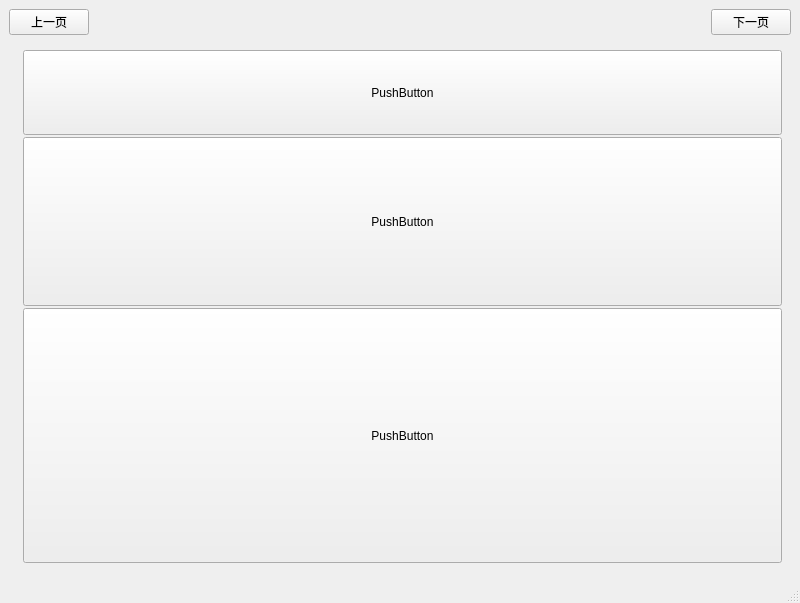
<?xml version="1.0" encoding="UTF-8"?>
<ui version="4.0">
 <class>MainWindow</class>
 <widget class="QMainWindow" name="MainWindow">
  <property name="geometry">
   <rect>
    <x>0</x>
    <y>0</y>
    <width>800</width>
    <height>603</height>
   </rect>
  </property>
  <property name="windowTitle">
   <string>MainWindow</string>
  </property>
  <widget class="QWidget" name="centralwidget">
   <layout class="QVBoxLayout" name="verticalLayout_4">
    <item>
     <layout class="QHBoxLayout" name="horizontalLayout_4">
      <item>
       <widget class="QPushButton" name="pushButton_11">
        <property name="text">
         <string>上一页</string>
        </property>
       </widget>
      </item>
      <item>
       <spacer name="horizontalSpacer">
        <property name="orientation">
         <enum>Qt::Horizontal</enum>
        </property>
        <property name="sizeHint" stdset="0">
         <size>
          <width>40</width>
          <height>20</height>
         </size>
        </property>
       </spacer>
      </item>
      <item>
       <widget class="QPushButton" name="pushButton_12">
        <property name="text">
         <string>下一页</string>
        </property>
       </widget>
      </item>
     </layout>
    </item>
    <item>
     <widget class="QStackedWidget" name="stackedWidget">
      <property name="currentIndex">
       <number>0</number>
      </property>
      <widget class="QWidget" name="page">
       <layout class="QVBoxLayout" name="verticalLayout_2">
        <item>
         <layout class="QVBoxLayout" name="verticalLayout" stretch="1,2,3">
          <property name="spacing">
           <number>2</number>
          </property>
          <property name="leftMargin">
           <number>5</number>
          </property>
          <item>
           <widget class="QPushButton" name="pushButton_4">
            <property name="sizePolicy">
             <sizepolicy hsizetype="Expanding" vsizetype="Expanding">
              <horstretch>0</horstretch>
              <verstretch>0</verstretch>
             </sizepolicy>
            </property>
            <property name="text">
             <string>PushButton</string>
            </property>
           </widget>
          </item>
          <item>
           <widget class="QPushButton" name="pushButton_5">
            <property name="sizePolicy">
             <sizepolicy hsizetype="Expanding" vsizetype="Expanding">
              <horstretch>0</horstretch>
              <verstretch>0</verstretch>
             </sizepolicy>
            </property>
            <property name="text">
             <string>PushButton</string>
            </property>
           </widget>
          </item>
          <item>
           <widget class="QPushButton" name="pushButton_6">
            <property name="sizePolicy">
             <sizepolicy hsizetype="Expanding" vsizetype="Expanding">
              <horstretch>0</horstretch>
              <verstretch>0</verstretch>
             </sizepolicy>
            </property>
            <property name="text">
             <string>PushButton</string>
            </property>
           </widget>
          </item>
         </layout>
        </item>
       </layout>
      </widget>
      <widget class="QWidget" name="page_2">
       <layout class="QHBoxLayout" name="horizontalLayout_2">
        <item>
         <layout class="QHBoxLayout" name="horizontalLayout">
          <item>
           <widget class="QPushButton" name="pushButton">
            <property name="sizePolicy">
             <sizepolicy hsizetype="Expanding" vsizetype="Expanding">
              <horstretch>0</horstretch>
              <verstretch>0</verstretch>
             </sizepolicy>
            </property>
            <property name="text">
             <string>PushButton</string>
            </property>
           </widget>
          </item>
          <item>
           <widget class="QPushButton" name="pushButton_2">
            <property name="sizePolicy">
             <sizepolicy hsizetype="Expanding" vsizetype="Expanding">
              <horstretch>0</horstretch>
              <verstretch>0</verstretch>
             </sizepolicy>
            </property>
            <property name="text">
             <string>PushButton</string>
            </property>
           </widget>
          </item>
          <item>
           <widget class="QPushButton" name="pushButton_3">
            <property name="sizePolicy">
             <sizepolicy hsizetype="Expanding" vsizetype="Expanding">
              <horstretch>0</horstretch>
              <verstretch>0</verstretch>
             </sizepolicy>
            </property>
            <property name="text">
             <string>PushButton</string>
            </property>
           </widget>
          </item>
         </layout>
        </item>
       </layout>
      </widget>
      <widget class="QWidget" name="page_3">
       <layout class="QHBoxLayout" name="horizontalLayout_3">
        <item>
         <layout class="QFormLayout" name="formLayout">
          <property name="fieldGrowthPolicy">
           <enum>QFormLayout::ExpandingFieldsGrow</enum>
          </property>
          <item row="0" column="0">
           <widget class="QLabel" name="label">
            <property name="sizePolicy">
             <sizepolicy hsizetype="Expanding" vsizetype="Expanding">
              <horstretch>0</horstretch>
              <verstretch>0</verstretch>
             </sizepolicy>
            </property>
            <property name="font">
             <font>
              <pointsize>16</pointsize>
             </font>
            </property>
            <property name="text">
             <string>TextLabel</string>
            </property>
           </widget>
          </item>
          <item row="0" column="1">
           <widget class="QLineEdit" name="lineEdit">
            <property name="sizePolicy">
             <sizepolicy hsizetype="Expanding" vsizetype="Expanding">
              <horstretch>0</horstretch>
              <verstretch>0</verstretch>
             </sizepolicy>
            </property>
           </widget>
          </item>
          <item row="1" column="1">
           <widget class="QLineEdit" name="lineEdit_2">
            <property name="sizePolicy">
             <sizepolicy hsizetype="Expanding" vsizetype="Expanding">
              <horstretch>0</horstretch>
              <verstretch>0</verstretch>
             </sizepolicy>
            </property>
           </widget>
          </item>
          <item row="1" column="0">
           <widget class="QLabel" name="label_2">
            <property name="sizePolicy">
             <sizepolicy hsizetype="Expanding" vsizetype="Expanding">
              <horstretch>0</horstretch>
              <verstretch>0</verstretch>
             </sizepolicy>
            </property>
            <property name="font">
             <font>
              <pointsize>16</pointsize>
             </font>
            </property>
            <property name="text">
             <string>TextLabel</string>
            </property>
           </widget>
          </item>
         </layout>
        </item>
       </layout>
      </widget>
      <widget class="QWidget" name="page_4">
       <layout class="QVBoxLayout" name="verticalLayout_3">
        <item>
         <layout class="QGridLayout" name="gridLayout" rowstretch="1,3" columnstretch="3,1">
          <item row="1" column="1">
           <widget class="QPushButton" name="pushButton_10">
            <property name="sizePolicy">
             <sizepolicy hsizetype="Expanding" vsizetype="Expanding">
              <horstretch>0</horstretch>
              <verstretch>0</verstretch>
             </sizepolicy>
            </property>
            <property name="text">
             <string>PushButton</string>
            </property>
           </widget>
          </item>
          <item row="1" column="0">
           <widget class="QPushButton" name="pushButton_9">
            <property name="sizePolicy">
             <sizepolicy hsizetype="Expanding" vsizetype="Expanding">
              <horstretch>0</horstretch>
              <verstretch>0</verstretch>
             </sizepolicy>
            </property>
            <property name="text">
             <string>PushButton</string>
            </property>
           </widget>
          </item>
          <item row="0" column="1">
           <widget class="QPushButton" name="pushButton_8">
            <property name="sizePolicy">
             <sizepolicy hsizetype="Expanding" vsizetype="Expanding">
              <horstretch>0</horstretch>
              <verstretch>0</verstretch>
             </sizepolicy>
            </property>
            <property name="text">
             <string>PushButton</string>
            </property>
           </widget>
          </item>
          <item row="0" column="0">
           <widget class="QPushButton" name="pushButton_7">
            <property name="sizePolicy">
             <sizepolicy hsizetype="Expanding" vsizetype="Expanding">
              <horstretch>0</horstretch>
              <verstretch>0</verstretch>
             </sizepolicy>
            </property>
            <property name="text">
             <string>PushButton</string>
            </property>
           </widget>
          </item>
         </layout>
        </item>
       </layout>
      </widget>
      <widget class="QWidget" name="page_5">
       <layout class="QHBoxLayout" name="horizontalLayout_5">
        <item>
         <widget class="QSplitter" name="splitter">
          <property name="orientation">
           <enum>Qt::Horizontal</enum>
          </property>
          <widget class="QPushButton" name="pushButton_13">
           <property name="sizePolicy">
            <sizepolicy hsizetype="Expanding" vsizetype="Expanding">
             <horstretch>0</horstretch>
             <verstretch>0</verstretch>
            </sizepolicy>
           </property>
           <property name="text">
            <string>PushButton</string>
           </property>
          </widget>
          <widget class="QPushButton" name="pushButton_14">
           <property name="sizePolicy">
            <sizepolicy hsizetype="Expanding" vsizetype="Expanding">
             <horstretch>0</horstretch>
             <verstretch>0</verstretch>
            </sizepolicy>
           </property>
           <property name="text">
            <string>PushButton</string>
           </property>
          </widget>
         </widget>
        </item>
       </layout>
      </widget>
     </widget>
    </item>
   </layout>
  </widget>
  <widget class="QMenuBar" name="menubar">
   <property name="geometry">
    <rect>
     <x>0</x>
     <y>0</y>
     <width>800</width>
     <height>22</height>
    </rect>
   </property>
  </widget>
  <widget class="QStatusBar" name="statusbar"/>
 </widget>
 <resources/>
 <connections/>
</ui>
